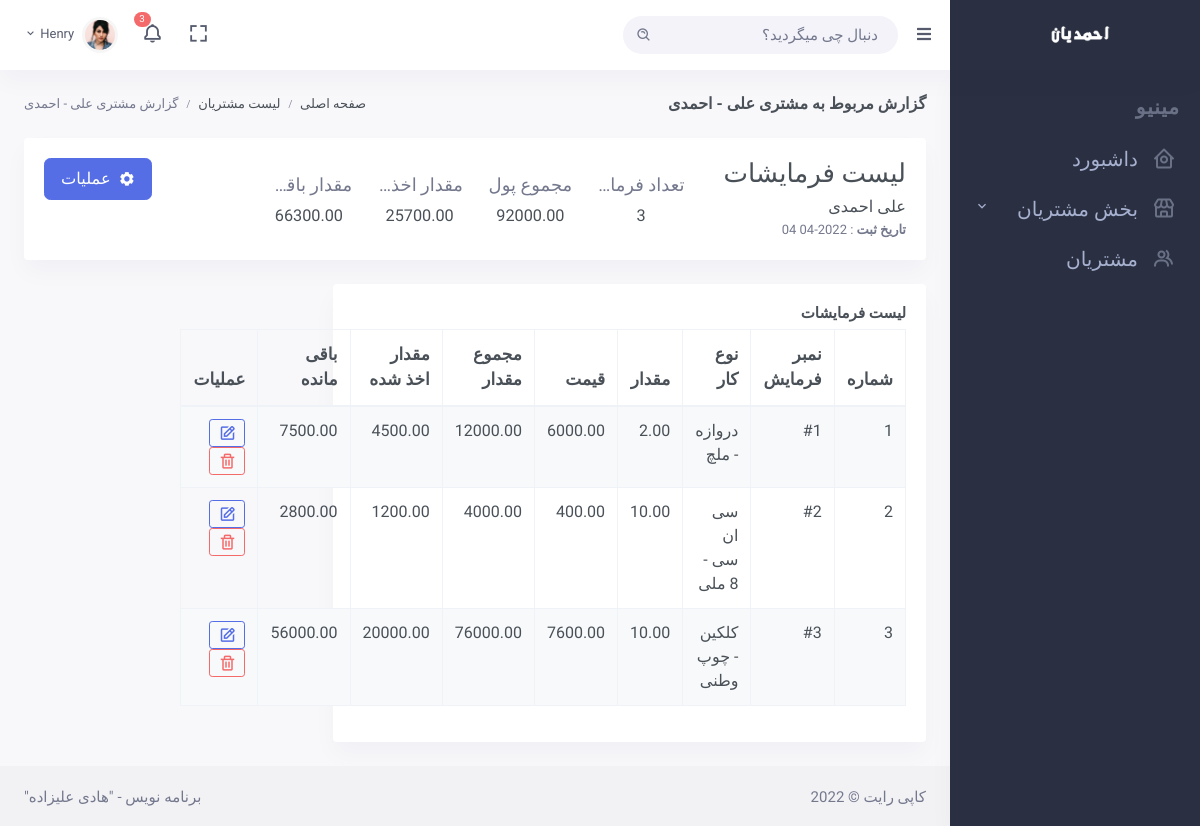
Page /customer/1/report/ on the committed database.
### customers/models.py (models this page shows, shortened)
class Customer(models.Model):
    name = models.CharField(max_length=200, verbose_name="اسم مشتری")
    last_name = models.CharField(max_length=200, verbose_name="تخلص مشتری")
    phone_number  = models.CharField(max_length=15, verbose_name="شماره تماس مشتری")
    social_number = models.CharField(max_length=15, verbose_name="شماره واتساپ", null=True, blank=True)
    address = models.CharField(max_length=200, verbose_name="آدرس مشتری")
    created = models.DateTimeField(auto_now_add=True)
    class Meta:
        ordering = ('-created', )

### orders/models.py (models this page shows, shortened)
class Order(models.Model):
    DIRECTION = (
        ("راست", "راست"),
        ("چپ", "چپ"),
    )
    customer = models.ForeignKey(Customer, on_delete=models.CASCADE)
    service_name = models.ForeignKey(Category, on_delete=models.CASCADE)
    height = models.DecimalField(max_digits=10, decimal_places=2, verbose_name="قد", null=True, blank=True)
    width = models.DecimalField(max_digits=10, decimal_places=2, verbose_name="بر", null=True, blank=True)
    depth = models.DecimalField(max_digits=10, decimal_places=2, verbose_name="عمق", null=True, blank=True)
    direction = models.CharField(max_length=30, choices=DIRECTION, default="راست", null=True,  blank=True)
    quantity = models.DecimalField(max_digits=6, decimal_places=2, default=0, verbose_name="مقدار / تعداد")
    price = models.DecimalField(max_digits=10, decimal_places=2, default=0, verbose_name="قیمت فی واحد")
    total = models.DecimalField(max_digits=10, decimal_places=2, default=0, verbose_name="مجموع")
    paid_amount = models.DecimalField(max_digits=10, decimal_places=2, default=0, verbose_name="مقدار پرداخت شده")
    remain_amount = models.DecimalField(max_digits=10, decimal_places=2, default=0, verbose_name="مقدار باقی مانده")
    type = models.CharField(max_length=200, verbose_name="نوعیت کار")
    order_date = jmodels.jDateField(auto_now_add=True)

class Category(models.Model):
    name = models.CharField(max_length=200)
    def __str__(self):
        return f"{self.id}"

### customers/views.py (the view)
# urls.py: path("customer/<str:pk>/report/", views.customer_report_view, name="customer-report"),
def customer_report_view(request,pk):
    customer = Customer.objects.get(pk=pk)
    orders = customer.order_set.all()
    categories = Category.objects.all()
    count = orders.count()
    total_amount = 0
    paid = 0
    remain = 0
    for order in orders:
        total_amount += order.total
        paid += order.paid_amount
        remain += order.remain_amount
    context = {
        "customer" : customer,
        "count" : count,
        "total_amount" : total_amount,
        "paid" : paid,
        "remain" : remain,
        "orders" : orders,
        "categories" : categories
    }
    return render(request, "customers/report.html", context)

### customers/templates/customers/report.html (shortened to what this page needs)
{% extends 'main.html' %}
{% load static %}
{% load crispy_forms_tags %}
{% block page_title %}
گزارش مربوط به مشتری {{customer.name}} - {{customer.last_name}}
{% endblock page_title %}
{% block breadcrumb %}
<div class="page-title-right">
    <ol class="breadcrumb m-0">
        <li class="breadcrumb-item"><a href="/">صفحه اصلی</a></li>
        <li class="breadcrumb-item"><a href="{% url 'customer-list' %}">لیست مشتریان</a></li>
        <li class="breadcrumb-item active">
            {% if customer %}
            گزارش مشتری {{customer.name}} - {{customer.last_name}}
            {% else %}
            ثبت مشتری جدید
            {% endif %}
        </li>
    </ol>
</div>
{% endblock breadcrumb %}
{% block content %}
<div class="row">
    <div class="col-lg-12">
        <div class="card">
            <div class="card-body">
                <div class="row">
                    <div class="col-lg-3">
                        <div class="media">
                            <div class="media-body align-self-center">
                                <div class="text-muted">
                                    <h2 class="mb-2">لیست فرمایشات</h2>
                                    <h5 class="mb-1">{{customer.name}} {{customer.last_name}}</h5>
                                    <p class="mb-0"> <b>تاریخ ثبت</b> : {{customer.created|date:"Y-m d"}}  </p>
                                </div>
                            </div>
                        </div>
                    </div>
                    <div class="col-lg-6 align-self-center">
                        <div class="text-lg-center mt-4 mt-lg-0">
                            <div class="row">
                                <div class="col-3">
                                    <div>
                                        <p class="text-muted text-truncate mb-2 font-size-18">تعداد فرمایشات</p>
                                        <h5 class="mb-0">{{count}}</h5>
                                    </div>
                                </div>
                                <div class="col-3">
                                    <div>
                                        <p class="text-muted text-truncate mb-2 font-size-18">مجموع پول</p>
                                        <h5 class="mb-0">{{total_amount}}</h5>
                                    </div>
                                </div>
                                <div class="col-3">
                                    <div>
                                        <p class="text-muted text-truncate mb-2 font-size-18">مقدار اخذ شده</p>
                                        <h5 class="mb-0">{{paid}}</h5>
                                    </div>
                                </div>
                                <div class="col-3">
                                    <div>
                                        <p class="text-muted text-truncate mb-2 font-size-18">مقدار باقی مانده</p>
                                        <h5 class="mb-0">{{remain}}</h5>
                                    </div>
                                </div>
                            </div>
                        </div>
                    </div>
                    <div class="col-lg-3 d-none d-lg-block">
                        <div class="clearfix  mt-4 mt-lg-0">
                            <div class="dropdown float-right">
                                <button class="btn btn-primary dropdown-toggle btn-lg" type="button" data-toggle="dropdown" aria-haspopup="true" aria-expanded="false">
                                    <i class="bx bxs-cog align-middle mr-1"></i>  عملیات
                                </button>
                            </div>
                        </div>
                    </div>
                </div>
            </div>
        </div>
    </div>
</div>
<div class="row">
    <div class="col-lg-8">
        <div class="card">
            <div class="card-body">
                <h3 class="card-title">لیست فرمایشات</h3>
                <table class="table table-striped table-bordered">
                    <thead>
                        <tr>
                            <th class="font-size-17">شماره</th>
                            <th class="font-size-17">نمبر فرمایش</th>
                            <th class="font-size-17">نوع کار</th>
                            <th class="font-size-17">مقدار</th>
                            <th class="font-size-17">قیمت</th>
                            <th class="font-size-17">مجموع مقدار</th>
                            <th class="font-size-17">مقدار اخذ شده</th>
                            <th class="font-size-17">باقی مانده</th>
                            <th class="font-size-17">عملیات</th>
                        </tr>
                    </thead>
                    <tbody>
                        {% for order in orders %}
                        <tr>
                            <td class="font-size-16">{{forloop.counter}}</td>
                            <td class="font-size-16">#{{order.id}}</td>
                            <td class="font-size-16">{{order.service_name.name}} - {{order.type}}</td>
                            <td class="font-size-16">{{order.quantity}}</td>
                            <td class="font-size-16">{{order.price}}</td>
                            <td class="font-size-16">{{order.total}}</td>
                            <td class="font-size-16">{{order.paid_amount}}</td>
                            <td class="font-size-16">{{order.remain_amount}}</td>
                            <td class="font-size-16">
                                <button
                                data-toggle="modal"
                                data-target="#update-order"
                                data-id="{{order.id}}"
                                data-service="{{order.service_name}} - {{order.type}}"
                                data-quantity="{{order.quantity}}"
                                data-price="{{order.price}}"
                                data-paid_amount="{{order.paid_amount}}"
                                data-type="{{order.type}}"
                                data-direction="{{order.direction}}"
                                data-height="{{order.height}}"
                                data-width="{{order.width}}"
                                data-depth="{{order.depth}}"
                                data-customer="{{order.customer.id}}"
                                class="btn btn-outline-primary btn-sm update-btns">
                                    <i class="bx bx-edit align-middle font-size-18"></i>
                                </button>
                                <button
                                data-target="#delete-order"
                                data-toggle="modal"
                                data-id="{{order.id}}"
                                data-customer="{{order.customer.id}}"
                                class="btn btn-outline-danger btn-sm delete-btns">
                                    <i class="bx bx-trash align-middle font-size-18"></i>
                                </button>
                            </td>
                        </tr>
                        {% endfor %}
                    </tbody>
                </table>
            </div>
        </div>
    </div>
    <div class="col-lg-4"></div>
</div>
{% endblock content %}

### static/assets/css/main.css (style rules this page uses)
body { font-family: 'Baloo Bhaijaan 2', cursive !important; }

### rows in the picture
Customer: name "علی", last_name "احمدی", created "2022-04 04"
Order: id "1", service_name.name "دروازه", type "ملچ", quantity "2.00", price "6000.00", total "12000.00", paid_amount "4500.00", remain_amount "7500.00"
Order: id "2", service_name.name "سی ان سی", type "8 ملی", quantity "10.00", price "400.00", total "4000.00", paid_amount "1200.00", remain_amount "2800.00"
Order: id "3", service_name.name "کلکین", type "چوپ وطنی", quantity "10.00", price "7600.00", total "76000.00", paid_amount "20000.00", remain_amount "56000.00"

### other values in the picture
{{ count }} "3"
{{ total_amount }} "92000.00"
{{ paid }} "25700.00"
{{ remain }} "66300.00"
